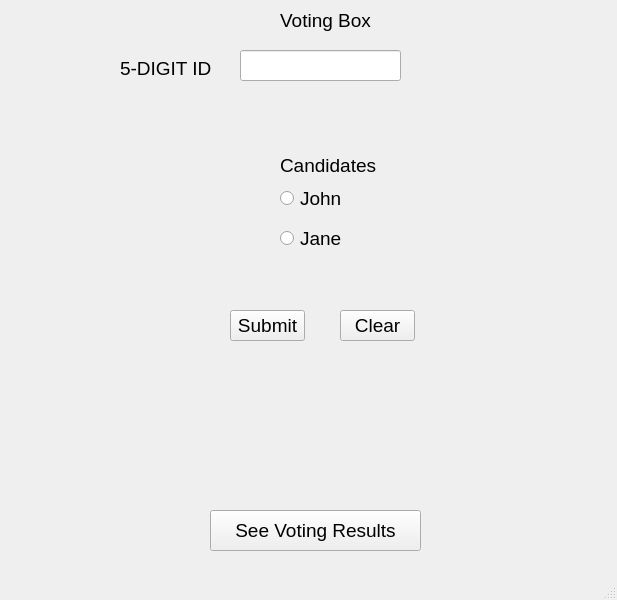
<?xml version="1.0" encoding="UTF-8"?>
<ui version="4.0">
 <class>MainWindow</class>
 <widget class="QMainWindow" name="MainWindow">
  <property name="geometry">
   <rect>
    <x>0</x>
    <y>0</y>
    <width>617</width>
    <height>600</height>
   </rect>
  </property>
  <property name="windowTitle">
   <string>MainWindow</string>
  </property>
  <widget class="QWidget" name="centralwidget">
   <widget class="QLabel" name="voting_app_label">
    <property name="geometry">
     <rect>
      <x>110</x>
      <y>0</y>
      <width>431</width>
      <height>41</height>
     </rect>
    </property>
    <property name="font">
     <font>
      <pointsize>14</pointsize>
     </font>
    </property>
    <property name="text">
     <string>Voting Box</string>
    </property>
    <property name="alignment">
     <set>Qt::AlignCenter</set>
    </property>
   </widget>
   <widget class="QLabel" name="id_label">
    <property name="geometry">
     <rect>
      <x>120</x>
      <y>60</y>
      <width>101</width>
      <height>16</height>
     </rect>
    </property>
    <property name="font">
     <font>
      <pointsize>14</pointsize>
     </font>
    </property>
    <property name="text">
     <string>5-DIGIT ID</string>
    </property>
   </widget>
   <widget class="QLineEdit" name="id_edit">
    <property name="geometry">
     <rect>
      <x>240</x>
      <y>50</y>
      <width>161</width>
      <height>31</height>
     </rect>
    </property>
    <property name="font">
     <font>
      <pointsize>14</pointsize>
     </font>
    </property>
   </widget>
   <widget class="QLabel" name="candidates_label">
    <property name="geometry">
     <rect>
      <x>280</x>
      <y>150</y>
      <width>101</width>
      <height>31</height>
     </rect>
    </property>
    <property name="font">
     <font>
      <pointsize>14</pointsize>
     </font>
    </property>
    <property name="text">
     <string>Candidates</string>
    </property>
   </widget>
   <widget class="QRadioButton" name="john_rad_button">
    <property name="geometry">
     <rect>
      <x>280</x>
      <y>190</y>
      <width>82</width>
      <height>17</height>
     </rect>
    </property>
    <property name="font">
     <font>
      <pointsize>14</pointsize>
     </font>
    </property>
    <property name="text">
     <string>John</string>
    </property>
   </widget>
   <widget class="QRadioButton" name="jane_rad_button">
    <property name="geometry">
     <rect>
      <x>280</x>
      <y>230</y>
      <width>82</width>
      <height>17</height>
     </rect>
    </property>
    <property name="font">
     <font>
      <pointsize>14</pointsize>
     </font>
    </property>
    <property name="text">
     <string>Jane</string>
    </property>
   </widget>
   <widget class="QPushButton" name="submit_button">
    <property name="geometry">
     <rect>
      <x>230</x>
      <y>310</y>
      <width>75</width>
      <height>31</height>
     </rect>
    </property>
    <property name="font">
     <font>
      <pointsize>14</pointsize>
     </font>
    </property>
    <property name="text">
     <string>Submit</string>
    </property>
   </widget>
   <widget class="QLabel" name="notification_label">
    <property name="geometry">
     <rect>
      <x>10</x>
      <y>360</y>
      <width>591</width>
      <height>91</height>
     </rect>
    </property>
    <property name="font">
     <font>
      <pointsize>14</pointsize>
     </font>
    </property>
    <property name="text">
     <string/>
    </property>
    <property name="alignment">
     <set>Qt::AlignCenter</set>
    </property>
   </widget>
   <widget class="QPushButton" name="voting_results_button">
    <property name="geometry">
     <rect>
      <x>210</x>
      <y>510</y>
      <width>211</width>
      <height>41</height>
     </rect>
    </property>
    <property name="font">
     <font>
      <pointsize>14</pointsize>
     </font>
    </property>
    <property name="text">
     <string>See Voting Results</string>
    </property>
   </widget>
   <widget class="QPushButton" name="clear_button">
    <property name="geometry">
     <rect>
      <x>340</x>
      <y>310</y>
      <width>75</width>
      <height>31</height>
     </rect>
    </property>
    <property name="font">
     <font>
      <pointsize>14</pointsize>
     </font>
    </property>
    <property name="text">
     <string>Clear</string>
    </property>
   </widget>
  </widget>
  <widget class="QMenuBar" name="menubar">
   <property name="geometry">
    <rect>
     <x>0</x>
     <y>0</y>
     <width>617</width>
     <height>21</height>
    </rect>
   </property>
  </widget>
  <widget class="QStatusBar" name="statusbar"/>
 </widget>
 <resources/>
 <connections/>
</ui>
